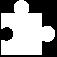

Recreate this plot in Python.
from selenium import webdriver
import requests
from io import BytesIO
from PIL import Image, ImageEnhance
import numpy as np

# 1 准备工作
# 2 获取（下载）图片
# 3 分析图片，得到缺口的位置
# 4 根据缺口位置，进行移动操作
from selenium.webdriver import ActionChains


def prepare():
    """
    执行一些获取图片之前的准备工作。
    """
    driver.get("http://dun.163.com/trial/jigsaw")
    # 最大化窗口
    driver.maximize_window()
    e = driver.find_element_by_css_selector(".is-right .u-mdtitle")
    # 执行JavaScripts语句。arguments可以用来获取实际参数。
    driver.execute_script("arguments[0].scrollIntoView();", e)


def download(selector):
    """根据css选择器下载指定的图片

    :param selector css选择器
    :return 下载之后的image图片对象。
    """
    e = driver.find_element_by_css_selector(selector)
    response = requests.get(e.get_attribute("src"))
    image = Image.open(BytesIO(response.content))
    return image



def get_image():
    """
    处理下载的图像。
    :return: 返回处理后的图像（背景图片与滑块图像）。
    """
    bg_image = download(".is-right img.yidun_bg-img")
    slider_image = download(".is-right img.yidun_jigsaw")
    # 获取图像的最小边界。【将纯黑色区域剪切掉】，返回最小边界的位置。
    # 返回值是一个元组类型。元组中含有4个元素。分别是【左，上，右，下】的坐标位置。
    bound = slider_image.getbbox()
    # 根据指定的边界（bound）进行图片的裁剪。返回裁剪之后的结果。
    slider_image = slider_image.crop(bound)
    slider_image = slider_image.convert("L")
    slider_image = slider_image.point(lambda x: 0 if x == 0 else 255)
    slider_image.save("slider.jpg")
    # 处理图像对比度的操作。
    ie = ImageEnhance.Contrast(bg_image)
    # 调整对比度。参数值越大，越明显。
    bg_image = ie.enhance(100)
    bg_image = bg_image.convert("L")
    # 将背景图像进行裁剪。
    bg_image = bg_image.crop((0, bound[1], bg_image.size[0], bound[3]))
    bg_image.save("bg.jpg")
    return bg_image, slider_image


def get_edge(bg_image, slider_image):
    """
    根据背景图像与滑块图像，寻找缺位的位置。
    :param bg_image: 背景图像
    :param slider_image: 滑块图像
    :return: 背景图像中缺口的位置
    """

    # 接收一个Image对象，返回该Image图像对应的像素值（数组）。
    bg_array = np.array(bg_image)
    slider_array = np.array(slider_image)
    max_match = 0
    match_index = 0
    for i in range(slider_image.size[0], bg_image.size[0] - slider_image.size[0]):
        num = np.sum((bg_array[:, i: i +  slider_image.size[0]] == slider_array) & (slider_array == 255))
        print(num)
        if num > max_match:
            max_match = num
            match_index = i
    print(match_index)
    return match_index


def move(distance):
    """
    根据参数，将滑块移动指定的距离。
    :param distance: 移动的距离
    """
    slider = driver.find_element_by_css_selector(".is-right div.yidun_slider")
    ActionChains(driver).click_and_hold(slider).perform()
    for i in range(distance):
        ActionChains(driver).move_by_offset(1, 0).perform()
    ActionChains(driver).release().perform()


def main():
    prepare()
    bg_image, slider_image = get_image()
    distance = get_edge(bg_image, slider_image)
    move(distance)



if __name__ == "__main__":
    driver = webdriver.Chrome(executable_path=r"C:\Program Files (x86)\gakataka\Student\recv\chromedriver")
    main()
